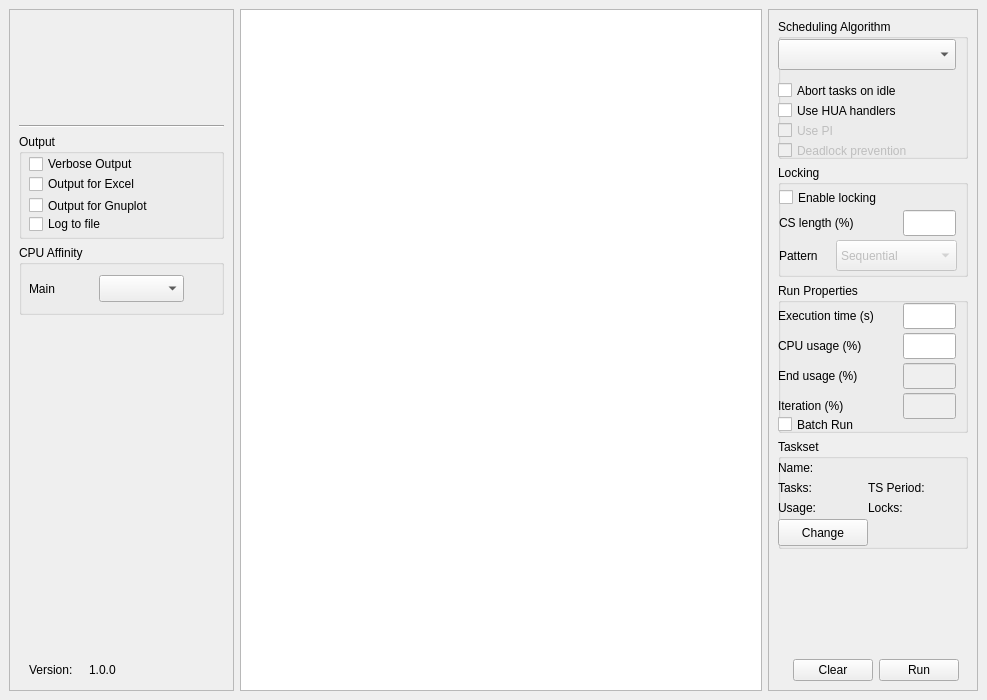
<?xml version="1.0" encoding="UTF-8"?>
<ui version="4.0">
 <class>MainWindow</class>
 <widget class="QMainWindow" name="MainWindow">
  <property name="geometry">
   <rect>
    <x>0</x>
    <y>0</y>
    <width>987</width>
    <height>700</height>
   </rect>
  </property>
  <property name="windowTitle">
   <string>Sched_Test_App</string>
  </property>
  <widget class="QWidget" name="centralwidget">
   <layout class="QHBoxLayout" name="horizontalLayout_2">
    <item>
     <widget class="QFrame" name="frame_5">
      <property name="sizePolicy">
       <sizepolicy hsizetype="Fixed" vsizetype="Preferred">
        <horstretch>0</horstretch>
        <verstretch>0</verstretch>
       </sizepolicy>
      </property>
      <property name="minimumSize">
       <size>
        <width>225</width>
        <height>0</height>
       </size>
      </property>
      <property name="frameShape">
       <enum>QFrame::StyledPanel</enum>
      </property>
      <property name="frameShadow">
       <enum>QFrame::Raised</enum>
      </property>
      <layout class="QVBoxLayout" name="verticalLayout_2">
       <item>
        <widget class="QLabel" name="label_2">
         <property name="sizePolicy">
          <sizepolicy hsizetype="Maximum" vsizetype="Preferred">
           <horstretch>0</horstretch>
           <verstretch>0</verstretch>
          </sizepolicy>
         </property>
         <property name="maximumSize">
          <size>
           <width>200</width>
           <height>100</height>
          </size>
         </property>
         <property name="text">
          <string/>
         </property>
         <property name="pixmap">
          <pixmap>../../../../../usr/local/chronos/chronos.png</pixmap>
         </property>
         <property name="scaledContents">
          <bool>true</bool>
         </property>
        </widget>
       </item>
       <item>
        <widget class="Line" name="line">
         <property name="orientation">
          <enum>Qt::Horizontal</enum>
         </property>
        </widget>
       </item>
       <item>
        <widget class="QGroupBox" name="groupBox_5">
         <property name="sizePolicy">
          <sizepolicy hsizetype="Preferred" vsizetype="Fixed">
           <horstretch>0</horstretch>
           <verstretch>0</verstretch>
          </sizepolicy>
         </property>
         <property name="minimumSize">
          <size>
           <width>0</width>
           <height>105</height>
          </size>
         </property>
         <property name="title">
          <string>Output</string>
         </property>
         <widget class="QCheckBox" name="verboseCBox">
          <property name="geometry">
           <rect>
            <x>10</x>
            <y>20</y>
            <width>141</width>
            <height>20</height>
           </rect>
          </property>
          <property name="text">
           <string>Verbose Output</string>
          </property>
         </widget>
         <widget class="QCheckBox" name="loggingCBox">
          <property name="geometry">
           <rect>
            <x>10</x>
            <y>80</y>
            <width>141</width>
            <height>20</height>
           </rect>
          </property>
          <property name="text">
           <string>Log to file</string>
          </property>
         </widget>
         <widget class="QCheckBox" name="excelCBox">
          <property name="geometry">
           <rect>
            <x>10</x>
            <y>40</y>
            <width>141</width>
            <height>20</height>
           </rect>
          </property>
          <property name="text">
           <string>Output for Excel</string>
          </property>
         </widget>
         <widget class="QCheckBox" name="gnuCBox">
          <property name="geometry">
           <rect>
            <x>10</x>
            <y>60</y>
            <width>161</width>
            <height>23</height>
           </rect>
          </property>
          <property name="text">
           <string>Output for Gnuplot</string>
          </property>
         </widget>
        </widget>
       </item>
       <item>
        <widget class="QGroupBox" name="groupBox_6">
         <property name="sizePolicy">
          <sizepolicy hsizetype="Preferred" vsizetype="Fixed">
           <horstretch>0</horstretch>
           <verstretch>0</verstretch>
          </sizepolicy>
         </property>
         <property name="minimumSize">
          <size>
           <width>0</width>
           <height>70</height>
          </size>
         </property>
         <property name="title">
          <string>CPU Affinity</string>
         </property>
         <widget class="QComboBox" name="mainCPUCmbBox">
          <property name="geometry">
           <rect>
            <x>80</x>
            <y>30</y>
            <width>85</width>
            <height>27</height>
           </rect>
          </property>
         </widget>
         <widget class="QLabel" name="label">
          <property name="geometry">
           <rect>
            <x>10</x>
            <y>35</y>
            <width>62</width>
            <height>18</height>
           </rect>
          </property>
          <property name="text">
           <string>Main</string>
          </property>
         </widget>
        </widget>
       </item>
       <item>
        <widget class="QFrame" name="frame_6">
         <property name="frameShape">
          <enum>QFrame::NoFrame</enum>
         </property>
         <property name="frameShadow">
          <enum>QFrame::Raised</enum>
         </property>
        </widget>
       </item>
       <item>
        <widget class="QFrame" name="frame_7">
         <property name="sizePolicy">
          <sizepolicy hsizetype="Preferred" vsizetype="Fixed">
           <horstretch>0</horstretch>
           <verstretch>0</verstretch>
          </sizepolicy>
         </property>
         <property name="minimumSize">
          <size>
           <width>0</width>
           <height>30</height>
          </size>
         </property>
         <property name="frameShape">
          <enum>QFrame::NoFrame</enum>
         </property>
         <property name="frameShadow">
          <enum>QFrame::Raised</enum>
         </property>
         <widget class="QLabel" name="version_label">
          <property name="geometry">
           <rect>
            <x>10</x>
            <y>10</y>
            <width>61</width>
            <height>18</height>
           </rect>
          </property>
          <property name="text">
           <string>Version:</string>
          </property>
         </widget>
         <widget class="QLabel" name="versionLabel">
          <property name="geometry">
           <rect>
            <x>70</x>
            <y>10</y>
            <width>62</width>
            <height>18</height>
           </rect>
          </property>
          <property name="text">
           <string>1.0.0</string>
          </property>
         </widget>
        </widget>
       </item>
      </layout>
     </widget>
    </item>
    <item>
     <widget class="QTextEdit" name="textEdit">
      <property name="sizePolicy">
       <sizepolicy hsizetype="Expanding" vsizetype="Expanding">
        <horstretch>0</horstretch>
        <verstretch>0</verstretch>
       </sizepolicy>
      </property>
      <property name="readOnly">
       <bool>true</bool>
      </property>
     </widget>
    </item>
    <item>
     <widget class="QFrame" name="frame">
      <property name="minimumSize">
       <size>
        <width>200</width>
        <height>0</height>
       </size>
      </property>
      <property name="frameShape">
       <enum>QFrame::StyledPanel</enum>
      </property>
      <property name="frameShadow">
       <enum>QFrame::Raised</enum>
      </property>
      <layout class="QVBoxLayout" name="verticalLayout">
       <property name="bottomMargin">
        <number>0</number>
       </property>
       <item>
        <widget class="QGroupBox" name="groupBox">
         <property name="sizePolicy">
          <sizepolicy hsizetype="Preferred" vsizetype="Fixed">
           <horstretch>0</horstretch>
           <verstretch>0</verstretch>
          </sizepolicy>
         </property>
         <property name="minimumSize">
          <size>
           <width>0</width>
           <height>140</height>
          </size>
         </property>
         <property name="title">
          <string>Scheduling Algorithm</string>
         </property>
         <widget class="QComboBox" name="schedCmbBox">
          <property name="geometry">
           <rect>
            <x>0</x>
            <y>20</y>
            <width>178</width>
            <height>31</height>
           </rect>
          </property>
         </widget>
         <widget class="QCheckBox" name="huaCBox">
          <property name="enabled">
           <bool>true</bool>
          </property>
          <property name="geometry">
           <rect>
            <x>0</x>
            <y>80</y>
            <width>178</width>
            <height>23</height>
           </rect>
          </property>
          <property name="text">
           <string>Use HUA handlers</string>
          </property>
         </widget>
         <widget class="QCheckBox" name="noDeadlocksCBox">
          <property name="enabled">
           <bool>false</bool>
          </property>
          <property name="geometry">
           <rect>
            <x>0</x>
            <y>120</y>
            <width>178</width>
            <height>23</height>
           </rect>
          </property>
          <property name="text">
           <string>Deadlock prevention</string>
          </property>
         </widget>
         <widget class="QCheckBox" name="abortIdleCBox">
          <property name="geometry">
           <rect>
            <x>0</x>
            <y>60</y>
            <width>178</width>
            <height>23</height>
           </rect>
          </property>
          <property name="text">
           <string>Abort tasks on idle</string>
          </property>
          <property name="checked">
           <bool>false</bool>
          </property>
         </widget>
         <widget class="QCheckBox" name="piCBox">
          <property name="enabled">
           <bool>false</bool>
          </property>
          <property name="geometry">
           <rect>
            <x>0</x>
            <y>100</y>
            <width>171</width>
            <height>23</height>
           </rect>
          </property>
          <property name="text">
           <string>Use PI</string>
          </property>
         </widget>
        </widget>
       </item>
       <item>
        <widget class="QGroupBox" name="groupBox_2">
         <property name="sizePolicy">
          <sizepolicy hsizetype="Preferred" vsizetype="Fixed">
           <horstretch>0</horstretch>
           <verstretch>0</verstretch>
          </sizepolicy>
         </property>
         <property name="minimumSize">
          <size>
           <width>0</width>
           <height>112</height>
          </size>
         </property>
         <property name="title">
          <string>Locking</string>
         </property>
         <widget class="QLabel" name="label_3">
          <property name="geometry">
           <rect>
            <x>1</x>
            <y>45</y>
            <width>123</width>
            <height>26</height>
           </rect>
          </property>
          <property name="text">
           <string>CS length (%)</string>
          </property>
         </widget>
         <widget class="QCheckBox" name="lockingCBox">
          <property name="geometry">
           <rect>
            <x>1</x>
            <y>21</y>
            <width>123</width>
            <height>23</height>
           </rect>
          </property>
          <property name="text">
           <string>Enable locking</string>
          </property>
         </widget>
         <widget class="QLineEdit" name="csTBox">
          <property name="geometry">
           <rect>
            <x>125</x>
            <y>45</y>
            <width>53</width>
            <height>26</height>
           </rect>
          </property>
          <property name="sizePolicy">
           <sizepolicy hsizetype="Expanding" vsizetype="Fixed">
            <horstretch>0</horstretch>
            <verstretch>0</verstretch>
           </sizepolicy>
          </property>
         </widget>
         <widget class="QComboBox" name="patternCmbBox">
          <property name="enabled">
           <bool>false</bool>
          </property>
          <property name="geometry">
           <rect>
            <x>58</x>
            <y>75</y>
            <width>121</width>
            <height>31</height>
           </rect>
          </property>
          <item>
           <property name="text">
            <string>Sequential</string>
           </property>
          </item>
          <item>
           <property name="text">
            <string>Nested</string>
           </property>
          </item>
         </widget>
         <widget class="QLabel" name="label_pattern">
          <property name="geometry">
           <rect>
            <x>1</x>
            <y>82</y>
            <width>62</width>
            <height>18</height>
           </rect>
          </property>
          <property name="text">
           <string>Pattern</string>
          </property>
         </widget>
        </widget>
       </item>
       <item>
        <widget class="QGroupBox" name="groupBox_3">
         <property name="sizePolicy">
          <sizepolicy hsizetype="Preferred" vsizetype="Fixed">
           <horstretch>0</horstretch>
           <verstretch>0</verstretch>
          </sizepolicy>
         </property>
         <property name="minimumSize">
          <size>
           <width>0</width>
           <height>150</height>
          </size>
         </property>
         <property name="title">
          <string>Run Properties</string>
         </property>
         <widget class="QLineEdit" name="usageTBox">
          <property name="geometry">
           <rect>
            <x>125</x>
            <y>50</y>
            <width>53</width>
            <height>26</height>
           </rect>
          </property>
          <property name="sizePolicy">
           <sizepolicy hsizetype="Expanding" vsizetype="Fixed">
            <horstretch>0</horstretch>
            <verstretch>0</verstretch>
           </sizepolicy>
          </property>
         </widget>
         <widget class="QLineEdit" name="execTBox">
          <property name="geometry">
           <rect>
            <x>125</x>
            <y>20</y>
            <width>53</width>
            <height>26</height>
           </rect>
          </property>
          <property name="sizePolicy">
           <sizepolicy hsizetype="Expanding" vsizetype="Fixed">
            <horstretch>0</horstretch>
            <verstretch>0</verstretch>
           </sizepolicy>
          </property>
         </widget>
         <widget class="QLabel" name="label_5">
          <property name="geometry">
           <rect>
            <x>0</x>
            <y>50</y>
            <width>119</width>
            <height>26</height>
           </rect>
          </property>
          <property name="text">
           <string>CPU usage (%)</string>
          </property>
         </widget>
         <widget class="QLabel" name="label_6">
          <property name="geometry">
           <rect>
            <x>0</x>
            <y>20</y>
            <width>119</width>
            <height>26</height>
           </rect>
          </property>
          <property name="text">
           <string>Execution time (s)</string>
          </property>
         </widget>
         <widget class="QCheckBox" name="batchBox">
          <property name="geometry">
           <rect>
            <x>0</x>
            <y>130</y>
            <width>93</width>
            <height>23</height>
           </rect>
          </property>
          <property name="text">
           <string>Batch Run</string>
          </property>
         </widget>
         <widget class="QLabel" name="label_7">
          <property name="geometry">
           <rect>
            <x>0</x>
            <y>80</y>
            <width>119</width>
            <height>26</height>
           </rect>
          </property>
          <property name="text">
           <string>End usage (%)</string>
          </property>
         </widget>
         <widget class="QLineEdit" name="usage2TBox">
          <property name="enabled">
           <bool>false</bool>
          </property>
          <property name="geometry">
           <rect>
            <x>125</x>
            <y>80</y>
            <width>53</width>
            <height>26</height>
           </rect>
          </property>
          <property name="sizePolicy">
           <sizepolicy hsizetype="Expanding" vsizetype="Fixed">
            <horstretch>0</horstretch>
            <verstretch>0</verstretch>
           </sizepolicy>
          </property>
         </widget>
         <widget class="QLabel" name="label_8">
          <property name="geometry">
           <rect>
            <x>0</x>
            <y>110</y>
            <width>119</width>
            <height>26</height>
           </rect>
          </property>
          <property name="text">
           <string>Iteration (%)</string>
          </property>
         </widget>
         <widget class="QLineEdit" name="iterationTBox">
          <property name="enabled">
           <bool>false</bool>
          </property>
          <property name="geometry">
           <rect>
            <x>125</x>
            <y>110</y>
            <width>53</width>
            <height>26</height>
           </rect>
          </property>
          <property name="sizePolicy">
           <sizepolicy hsizetype="Expanding" vsizetype="Fixed">
            <horstretch>0</horstretch>
            <verstretch>0</verstretch>
           </sizepolicy>
          </property>
         </widget>
        </widget>
       </item>
       <item>
        <widget class="QGroupBox" name="groupBox_4">
         <property name="sizePolicy">
          <sizepolicy hsizetype="Preferred" vsizetype="Fixed">
           <horstretch>0</horstretch>
           <verstretch>100</verstretch>
          </sizepolicy>
         </property>
         <property name="minimumSize">
          <size>
           <width>0</width>
           <height>110</height>
          </size>
         </property>
         <property name="title">
          <string>Taskset</string>
         </property>
         <widget class="QLabel" name="name_label">
          <property name="geometry">
           <rect>
            <x>0</x>
            <y>20</y>
            <width>51</width>
            <height>18</height>
           </rect>
          </property>
          <property name="text">
           <string>Name:</string>
          </property>
         </widget>
         <widget class="QLabel" name="label_tasks">
          <property name="geometry">
           <rect>
            <x>0</x>
            <y>40</y>
            <width>41</width>
            <height>18</height>
           </rect>
          </property>
          <property name="text">
           <string>Tasks:</string>
          </property>
         </widget>
         <widget class="QLabel" name="label_usage">
          <property name="geometry">
           <rect>
            <x>0</x>
            <y>60</y>
            <width>51</width>
            <height>18</height>
           </rect>
          </property>
          <property name="text">
           <string>Usage:</string>
          </property>
         </widget>
         <widget class="QLabel" name="label_period">
          <property name="geometry">
           <rect>
            <x>90</x>
            <y>40</y>
            <width>91</width>
            <height>18</height>
           </rect>
          </property>
          <property name="text">
           <string>TS Period:</string>
          </property>
         </widget>
         <widget class="QLabel" name="label_locks">
          <property name="geometry">
           <rect>
            <x>90</x>
            <y>60</y>
            <width>41</width>
            <height>18</height>
           </rect>
          </property>
          <property name="text">
           <string>Locks:</string>
          </property>
         </widget>
         <widget class="QPushButton" name="changeTaskSetButton">
          <property name="geometry">
           <rect>
            <x>0</x>
            <y>80</y>
            <width>90</width>
            <height>27</height>
           </rect>
          </property>
          <property name="text">
           <string>Change</string>
          </property>
         </widget>
         <widget class="QLabel" name="tasksLabel">
          <property name="geometry">
           <rect>
            <x>50</x>
            <y>40</y>
            <width>31</width>
            <height>18</height>
           </rect>
          </property>
          <property name="contextMenuPolicy">
           <enum>Qt::NoContextMenu</enum>
          </property>
          <property name="text">
           <string/>
          </property>
          <property name="textFormat">
           <enum>Qt::PlainText</enum>
          </property>
         </widget>
         <widget class="QLabel" name="usageLabel">
          <property name="geometry">
           <rect>
            <x>50</x>
            <y>60</y>
            <width>29</width>
            <height>18</height>
           </rect>
          </property>
          <property name="text">
           <string/>
          </property>
         </widget>
         <widget class="QLabel" name="hyperPeriodLabel">
          <property name="geometry">
           <rect>
            <x>170</x>
            <y>40</y>
            <width>31</width>
            <height>18</height>
           </rect>
          </property>
          <property name="text">
           <string/>
          </property>
         </widget>
         <widget class="QLabel" name="locksLabel">
          <property name="geometry">
           <rect>
            <x>170</x>
            <y>60</y>
            <width>31</width>
            <height>18</height>
           </rect>
          </property>
          <property name="text">
           <string/>
          </property>
         </widget>
         <widget class="QLabel" name="nameLabel">
          <property name="geometry">
           <rect>
            <x>50</x>
            <y>20</y>
            <width>151</width>
            <height>18</height>
           </rect>
          </property>
          <property name="contextMenuPolicy">
           <enum>Qt::NoContextMenu</enum>
          </property>
          <property name="text">
           <string/>
          </property>
          <property name="textFormat">
           <enum>Qt::PlainText</enum>
          </property>
         </widget>
        </widget>
       </item>
       <item>
        <widget class="QFrame" name="frame_2">
         <property name="sizePolicy">
          <sizepolicy hsizetype="Preferred" vsizetype="Expanding">
           <horstretch>0</horstretch>
           <verstretch>0</verstretch>
          </sizepolicy>
         </property>
         <property name="frameShape">
          <enum>QFrame::NoFrame</enum>
         </property>
         <property name="frameShadow">
          <enum>QFrame::Raised</enum>
         </property>
        </widget>
       </item>
       <item>
        <widget class="QFrame" name="frame_3">
         <property name="sizePolicy">
          <sizepolicy hsizetype="Preferred" vsizetype="Fixed">
           <horstretch>0</horstretch>
           <verstretch>0</verstretch>
          </sizepolicy>
         </property>
         <property name="minimumSize">
          <size>
           <width>0</width>
           <height>40</height>
          </size>
         </property>
         <property name="frameShape">
          <enum>QFrame::NoFrame</enum>
         </property>
         <property name="frameShadow">
          <enum>QFrame::Raised</enum>
         </property>
         <layout class="QHBoxLayout" name="horizontalLayout">
          <property name="topMargin">
           <number>0</number>
          </property>
          <property name="bottomMargin">
           <number>0</number>
          </property>
          <item>
           <widget class="QFrame" name="frame_4">
            <property name="frameShape">
             <enum>QFrame::NoFrame</enum>
            </property>
            <property name="frameShadow">
             <enum>QFrame::Raised</enum>
            </property>
           </widget>
          </item>
          <item>
           <widget class="QPushButton" name="clearButton">
            <property name="text">
             <string>Clear</string>
            </property>
           </widget>
          </item>
          <item>
           <widget class="QPushButton" name="runButton">
            <property name="text">
             <string>Run</string>
            </property>
           </widget>
          </item>
         </layout>
        </widget>
       </item>
      </layout>
     </widget>
    </item>
   </layout>
  </widget>
  <widget class="QMenuBar" name="menubar">
   <property name="geometry">
    <rect>
     <x>0</x>
     <y>0</y>
     <width>987</width>
     <height>27</height>
    </rect>
   </property>
  </widget>
 </widget>
 <tabstops>
  <tabstop>textEdit</tabstop>
  <tabstop>verboseCBox</tabstop>
  <tabstop>excelCBox</tabstop>
  <tabstop>gnuCBox</tabstop>
  <tabstop>loggingCBox</tabstop>
  <tabstop>mainCPUCmbBox</tabstop>
  <tabstop>schedCmbBox</tabstop>
  <tabstop>abortIdleCBox</tabstop>
  <tabstop>huaCBox</tabstop>
  <tabstop>piCBox</tabstop>
  <tabstop>noDeadlocksCBox</tabstop>
  <tabstop>lockingCBox</tabstop>
  <tabstop>csTBox</tabstop>
  <tabstop>patternCmbBox</tabstop>
  <tabstop>execTBox</tabstop>
  <tabstop>usageTBox</tabstop>
  <tabstop>usage2TBox</tabstop>
  <tabstop>iterationTBox</tabstop>
  <tabstop>batchBox</tabstop>
  <tabstop>changeTaskSetButton</tabstop>
  <tabstop>clearButton</tabstop>
  <tabstop>runButton</tabstop>
 </tabstops>
 <resources/>
 <connections>
  <connection>
   <sender>batchBox</sender>
   <signal>toggled(bool)</signal>
   <receiver>iterationTBox</receiver>
   <slot>setEnabled(bool)</slot>
   <hints>
    <hint type="sourcelabel">
     <x>803</x>
     <y>435</y>
    </hint>
    <hint type="destinationlabel">
     <x>908</x>
     <y>411</y>
    </hint>
   </hints>
  </connection>
  <connection>
   <sender>batchBox</sender>
   <signal>toggled(bool)</signal>
   <receiver>usage2TBox</receiver>
   <slot>setEnabled(bool)</slot>
   <hints>
    <hint type="sourcelabel">
     <x>803</x>
     <y>435</y>
    </hint>
    <hint type="destinationlabel">
     <x>908</x>
     <y>381</y>
    </hint>
   </hints>
  </connection>
  <connection>
   <sender>lockingCBox</sender>
   <signal>toggled(bool)</signal>
   <receiver>piCBox</receiver>
   <slot>setEnabled(bool)</slot>
   <hints>
    <hint type="sourcelabel">
     <x>819</x>
     <y>235</y>
    </hint>
    <hint type="destinationlabel">
     <x>845</x>
     <y>158</y>
    </hint>
   </hints>
  </connection>
  <connection>
   <sender>lockingCBox</sender>
   <signal>toggled(bool)</signal>
   <receiver>noDeadlocksCBox</receiver>
   <slot>setEnabled(bool)</slot>
   <hints>
    <hint type="sourcelabel">
     <x>819</x>
     <y>235</y>
    </hint>
    <hint type="destinationlabel">
     <x>845</x>
     <y>178</y>
    </hint>
   </hints>
  </connection>
  <connection>
   <sender>lockingCBox</sender>
   <signal>toggled(bool)</signal>
   <receiver>csTBox</receiver>
   <slot>setEnabled(bool)</slot>
   <hints>
    <hint type="sourcelabel">
     <x>819</x>
     <y>235</y>
    </hint>
    <hint type="destinationlabel">
     <x>908</x>
     <y>265</y>
    </hint>
   </hints>
  </connection>
  <connection>
   <sender>excelCBox</sender>
   <signal>toggled(bool)</signal>
   <receiver>verboseCBox</receiver>
   <slot>setDisabled(bool)</slot>
   <hints>
    <hint type="sourcelabel">
     <x>99</x>
     <y>93</y>
    </hint>
    <hint type="destinationlabel">
     <x>99</x>
     <y>73</y>
    </hint>
   </hints>
  </connection>
  <connection>
   <sender>verboseCBox</sender>
   <signal>toggled(bool)</signal>
   <receiver>excelCBox</receiver>
   <slot>setDisabled(bool)</slot>
   <hints>
    <hint type="sourcelabel">
     <x>99</x>
     <y>73</y>
    </hint>
    <hint type="destinationlabel">
     <x>99</x>
     <y>93</y>
    </hint>
   </hints>
  </connection>
  <connection>
   <sender>excelCBox</sender>
   <signal>toggled(bool)</signal>
   <receiver>gnuCBox</receiver>
   <slot>setDisabled(bool)</slot>
   <hints>
    <hint type="sourcelabel">
     <x>100</x>
     <y>211</y>
    </hint>
    <hint type="destinationlabel">
     <x>110</x>
     <y>233</y>
    </hint>
   </hints>
  </connection>
  <connection>
   <sender>verboseCBox</sender>
   <signal>toggled(bool)</signal>
   <receiver>gnuCBox</receiver>
   <slot>setDisabled(bool)</slot>
   <hints>
    <hint type="sourcelabel">
     <x>100</x>
     <y>191</y>
    </hint>
    <hint type="destinationlabel">
     <x>110</x>
     <y>233</y>
    </hint>
   </hints>
  </connection>
  <connection>
   <sender>gnuCBox</sender>
   <signal>toggled(bool)</signal>
   <receiver>excelCBox</receiver>
   <slot>setDisabled(bool)</slot>
   <hints>
    <hint type="sourcelabel">
     <x>110</x>
     <y>233</y>
    </hint>
    <hint type="destinationlabel">
     <x>100</x>
     <y>211</y>
    </hint>
   </hints>
  </connection>
  <connection>
   <sender>gnuCBox</sender>
   <signal>toggled(bool)</signal>
   <receiver>verboseCBox</receiver>
   <slot>setDisabled(bool)</slot>
   <hints>
    <hint type="sourcelabel">
     <x>110</x>
     <y>233</y>
    </hint>
    <hint type="destinationlabel">
     <x>100</x>
     <y>191</y>
    </hint>
   </hints>
  </connection>
  <connection>
   <sender>lockingCBox</sender>
   <signal>toggled(bool)</signal>
   <receiver>patternCmbBox</receiver>
   <slot>setEnabled(bool)</slot>
   <hints>
    <hint type="sourcelabel">
     <x>819</x>
     <y>225</y>
    </hint>
    <hint type="destinationlabel">
     <x>875</x>
     <y>283</y>
    </hint>
   </hints>
  </connection>
 </connections>
</ui>
